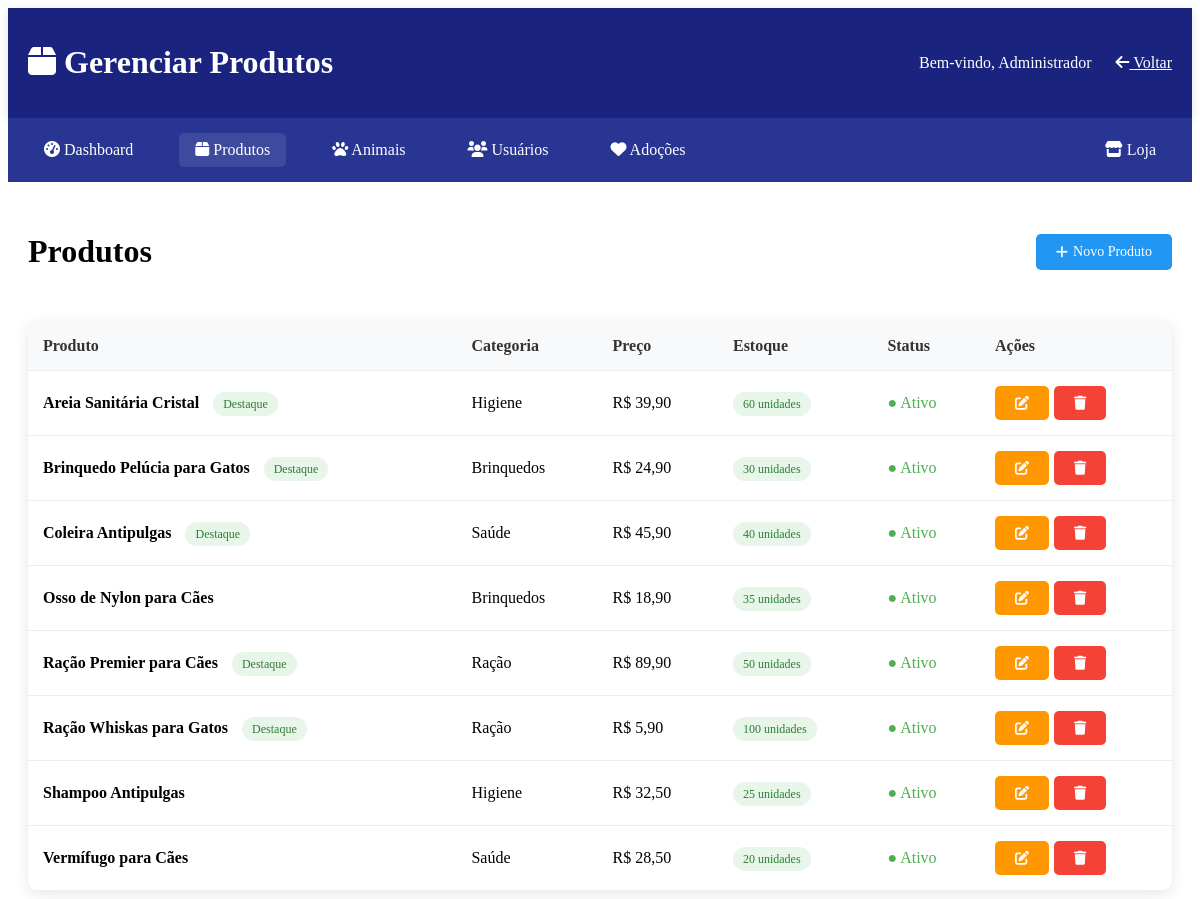
/admin_produtos.php (signed in), run on the app's committed database.
### tables this page shows
CREATE TABLE `produtos` (
  `id` int(11) NOT NULL,
  `nome` varchar(100) NOT NULL,
  `descricao` text DEFAULT NULL,
  `preco` decimal(10,2) NOT NULL,
  `quantidade_estoque` int(11) DEFAULT 0,
  `categoria_id` int(11) DEFAULT NULL,
  `fornecedor` varchar(100) DEFAULT NULL,
  `data_cadastro` date DEFAULT NULL,
  `destaque` tinyint(4) DEFAULT 0,
  `categoria` varchar(100) DEFAULT NULL,
  `imagem` varchar(255) DEFAULT NULL,
  `created_at` timestamp NOT NULL DEFAULT current_timestamp()
);

### admin_produtos.php (the view, shortened to what this page needs)
<?php
include 'conexao.php';
$produtos = $pdo->query("SELECT * FROM produtos ORDER BY nome")->fetchAll();
?>
<!DOCTYPE html>
<html lang="pt-BR">
<head>
    <link rel="stylesheet" href="https://cdnjs.cloudflare.com/ajax/libs/font-awesome/6.0.0/css/all.min.css">
</head>
<body>
    <header class="admin-header">
        <div class="container">
            <h1><i class="fas fa-box"></i> Gerenciar Produtos</h1>
            <div>
                <span>Bem-vindo, <?php echo $_SESSION['usuario_nome']; ?></span>
                <a href="admin.php" style="color: white; margin-left: 20px;">
                    <i class="fas fa-arrow-left"></i> Voltar
                </a>
            </div>
        </div>
    </header>
    <nav class="admin-nav">
        <div class="container">
            <a href="admin.php"><i class="fas fa-tachometer-alt"></i> Dashboard</a>
            <a href="admin_produtos.php" class="active"><i class="fas fa-box"></i> Produtos</a>
            <a href="admin_animais.php"><i class="fas fa-paw"></i> Animais</a>
            <a href="admin_usuarios.php"><i class="fas fa-users"></i> Usuários</a>
            <a href="admin_adocoes.php"><i class="fas fa-heart"></i> Adoções</a>
            <a href="index.php" style="margin-left: auto;"><i class="fas fa-store"></i> Loja</a>
        </div>
    </nav>
    <main class="container">
        <div class="page-header">
            <h1>Produtos</h1>
            <a href="admin_produtos.php?action=novo" class="btn btn-primary">
                <i class="fas fa-plus"></i> Novo Produto
            </a>
        </div>
        <div style="background: white; border-radius: 10px; box-shadow: 0 3px 15px rgba(0,0,0,0.1); overflow: hidden;">
            <table class="table">
                <thead>
                    <tr>
                        <th>Produto</th>
                        <th>Categoria</th>
                        <th>Preço</th>
                        <th>Estoque</th>
                        <th>Status</th>
                        <th>Ações</th>
                    </tr>
                </thead>
                <tbody>
                    <?php if (count($produtos) > 0): ?>
                        <?php foreach($produtos as $produto): ?>
                        <tr>
                            <td>
                                <strong><?php echo $produto['nome']; ?></strong>
                                <?php if ($produto['destaque']): ?>
                                    <span class="badge badge-success" style="margin-left: 10px;">Destaque</span>
                                <?php endif; ?>
                            </td>
                            <td>
                                <?php
                                $categorias = [
                                    'racao' => 'Ração',
                                    'brinquedos' => 'Brinquedos',
                                    'higiene' => 'Higiene',
                                    'saude' => 'Saúde'
                                ];
                                echo $categorias[$produto['categoria']] ?? $produto['categoria'];
                                ?>
                            </td>
                            <td>R$ <?php echo number_format($produto['preco'], 2, ',', '.'); ?></td>
                            <td>
                                <?php if ($produto['quantidade_estoque'] == 0): ?>
                                    <span class="badge badge-danger">Sem estoque</span>
                                <?php elseif ($produto['quantidade_estoque'] < 10): ?>
                                    <span class="badge badge-warning"><?php echo $produto['quantidade_estoque']; ?> unidades</span>
                                <?php else: ?>
                                    <span class="badge badge-success"><?php echo $produto['quantidade_estoque']; ?> unidades</span>
                                <?php endif; ?>
                            </td>
                            <td>
                                <?php if ($produto['quantidade_estoque'] > 0): ?>
                                    <span style="color: #4CAF50;">● Ativo</span>
                                <?php else: ?>
                                    <span style="color: #f44336;">● Inativo</span>
                                <?php endif; ?>
                            </td>
                            <td>
                                <div style="display: flex; gap: 5px;">
                                    <a href="admin_produtos.php?editar=<?php echo $produto['id']; ?>" class="btn btn-warning btn-sm">
                                        <i class="fas fa-edit"></i>
                                    </a>
                                    <a href="admin_produtos.php?excluir=<?php echo $produto['id']; ?>"
                                       class="btn btn-danger btn-sm"
                                       onclick="return confirm('Tem certeza que deseja excluir este produto?')">
                                        <i class="fas fa-trash"></i>
                                    </a>
                                </div>
                            </td>
                        </tr>
                        <?php endforeach; ?>
                    <?php endif; ?>
                </tbody>
            </table>
        </div>
    </main>
</body>
</html>

### admin_produtos.php (style rules this page uses)
.admin-header { background: #1a237e; color: white; padding: 15px 0; box-shadow: 0 2px 10px rgba(0,0,0,0.1); }
.admin-header .container { display: flex; justify-content: space-between; align-items: center; max-width: 1200px; margin: 0 auto; padding: 0 20px; }
.admin-nav { background: #283593; padding: 15px 0; }
.admin-nav .container { display: flex; gap: 30px; max-width: 1200px; margin: 0 auto; padding: 0 20px; }
.admin-nav a { color: white; text-decoration: none; padding: 8px 16px; border-radius: 5px; transition: background 0.3s; }
.admin-nav a:hover, .admin-nav a.active { background: rgba(255,255,255,0.1); }
.container { max-width: 1200px; margin: 0 auto; padding: 0 20px; }
.page-header { margin: 30px 0; display: flex; justify-content: space-between; align-items: center; }
.btn { padding: 10px 20px; border-radius: 5px; text-decoration: none; display: inline-flex; align-items: center; gap: 5px; font-size: 14px; transition: all 0.3s; border: none; cursor: pointer; }
.btn-primary { background: #2196F3; color: white; }
.btn-warning { background: #FF9800; color: white; }
.btn-danger { background: #f44336; color: white; }
.table { width: 100%; border-collapse: collapse; background: white; border-radius: 10px; overflow: hidden; box-shadow: 0 3px 15px rgba(0,0,0,0.1); }
.table th, .table td { padding: 15px; text-align: left; border-bottom: 1px solid #eee; }
.table th { background: #f8f9fa; font-weight: 600; color: #333; }
.badge { padding: 5px 10px; border-radius: 15px; font-size: 12px; font-weight: 500; }
.badge-success { background: #E8F5E9; color: #2E7D32; }

### data on the page
produtos: nome "Areia Sanitária Cristal", destaque "Destaque", categoria "Higiene", preco "39,90", quantidade_estoque "60", shows "● Ativo"
produtos: nome "Brinquedo Pelúcia para Gatos", destaque "Destaque", categoria "Brinquedos", preco "24,90", quantidade_estoque "30", shows "● Ativo"
produtos: nome "Coleira Antipulgas", destaque "Destaque", categoria "Saúde", preco "45,90", quantidade_estoque "40", shows "● Ativo"
produtos: nome "Osso de Nylon para Cães", categoria "Brinquedos", preco "18,90", quantidade_estoque "35", shows "● Ativo"
produtos: nome "Ração Premier para Cães", destaque "Destaque", categoria "Ração", preco "89,90", quantidade_estoque "50", shows "● Ativo"
produtos: nome "Ração Whiskas para Gatos", destaque "Destaque", categoria "Ração", preco "5,90", quantidade_estoque "100", shows "● Ativo"
produtos: nome "Shampoo Antipulgas", categoria "Higiene", preco "32,50", quantidade_estoque "25", shows "● Ativo"
produtos: nome "Vermífugo para Cães", categoria "Saúde", preco "28,50", quantidade_estoque "20", shows "● Ativo"

### other printed values
$_SESSION['usuario_nome'] "Administrador"
